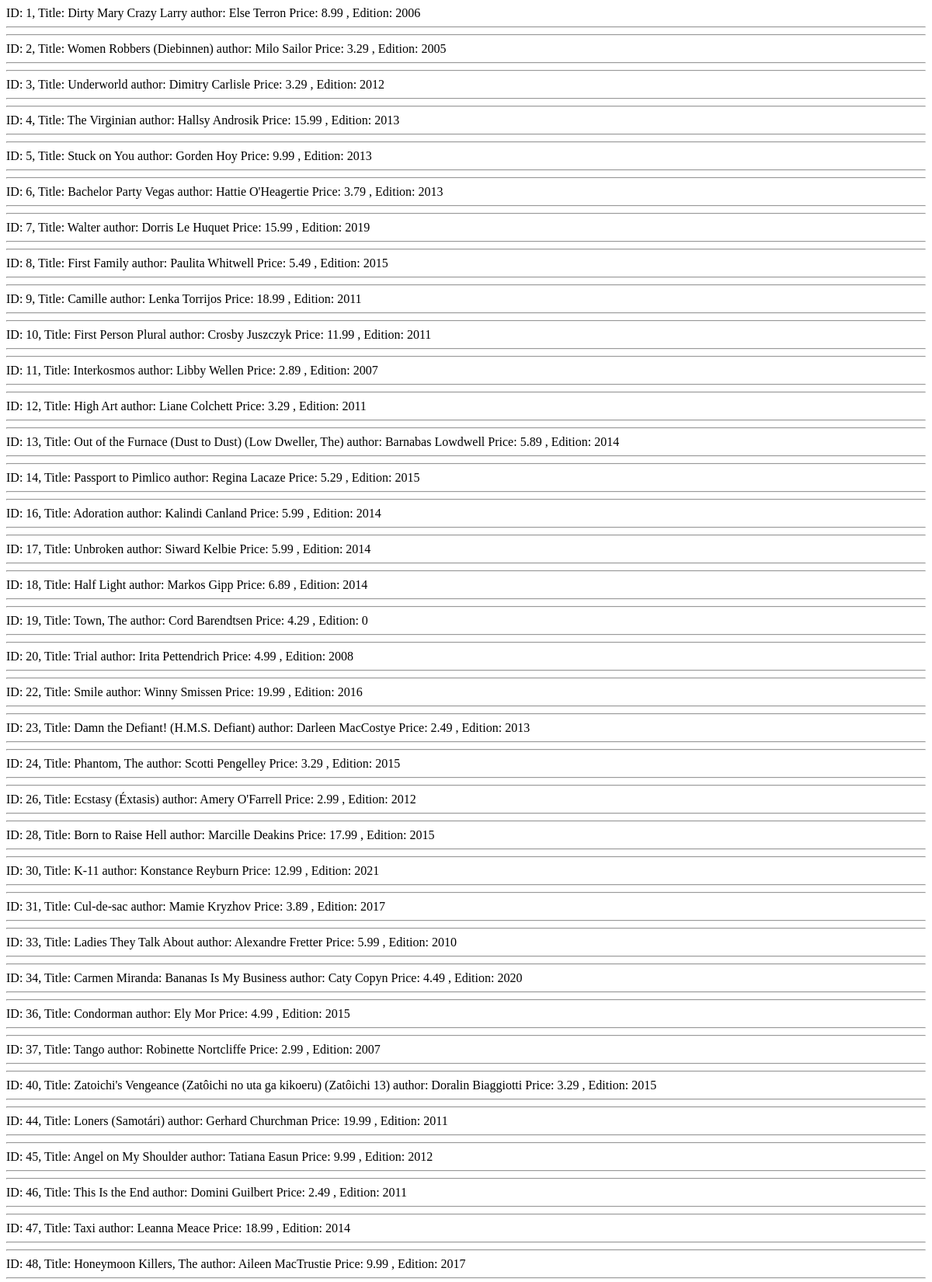
The page /books/task1/ (upper part) on the database its author committed.
### apps/bookmodule/models.py (models this page shows)
class Book(models.Model):
 title = models.CharField(max_length = 50)
 author = models.CharField(max_length = 50)
 price = models.FloatField(default = 0.0)
 edition = models.SmallIntegerField(default = 1)

### apps/bookmodule/views.py (the view)
# urls.py: path("task1/", views.task1, name="books.task1"),
def task1(request):
  books = Book.objects.filter(Q(price__lte = 20))
  return render(request, 'bookmodule/bookList.html', {'books':books})

### apps/templates/bookmodule/bookList.html (shortened to what this page needs)
<!DOCTYPE html>
<html lang="en">
      {% load static %}
<head>
 <link rel="stylesheet" href="{% static 'styles.css' %}">
</head>
<body>
   {%for book in books%}
     <div class="book-entry">
      ID: {{book.id}}, Title: {{book.title}} author: {{book.author}}
      Price: {{book.price}} , Edition: {{book.edition}}
      <hr>
     </div>
     <hr>
   {%endfor%}
</body>
</html>

### rows shown on the page
Book: id "1", title "Dirty Mary Crazy Larry", author "Else Terron", price "8.99", edition "2006"
Book: id "2", title "Women Robbers (Diebinnen)", author "Milo Sailor", price "3.29", edition "2005"
Book: id "3", title "Underworld", author "Dimitry Carlisle", price "3.29", edition "2012"
Book: id "4", title "The Virginian", author "Hallsy Androsik", price "15.99", edition "2013"
Book: id "5", title "Stuck on You", author "Gorden Hoy", price "9.99", edition "2013"
Book: id "6", title "Bachelor Party Vegas", author "Hattie O'Heagertie", price "3.79", edition "2013"
Book: id "7", title "Walter", author "Dorris Le Huquet", price "15.99", edition "2019"
Book: id "8", title "First Family", author "Paulita Whitwell", price "5.49", edition "2015"
Book: id "9", title "Camille", author "Lenka Torrijos", price "18.99", edition "2011"
Book: id "10", title "First Person Plural", author "Crosby Juszczyk", price "11.99", edition "2011"
Book: id "11", title "Interkosmos", author "Libby Wellen", price "2.89", edition "2007"
Book: id "12", title "High Art", author "Liane Colchett", price "3.29", edition "2011"
Book: id "13", title "Out of the Furnace (Dust to Dust) (Low Dweller, The)", author "Barnabas Lowdwell", price "5.89", edition "2014"
Book: id "14", title "Passport to Pimlico", author "Regina Lacaze", price "5.29", edition "2015"
Book: id "16", title "Adoration", author "Kalindi Canland", price "5.99", edition "2014"
Book: id "17", title "Unbroken", author "Siward Kelbie", price "5.99", edition "2014"
Book: id "18", title "Half Light", author "Markos Gipp", price "6.89", edition "2014"
Book: id "19", title "Town, The", author "Cord Barendtsen", price "4.29", edition "0"
Book: id "20", title "Trial", author "Irita Pettendrich", price "4.99", edition "2008"
Book: id "22", title "Smile", author "Winny Smissen", price "19.99", edition "2016"
Book: id "23", title "Damn the Defiant! (H.M.S. Defiant)", author "Darleen MacCostye", price "2.49", edition "2013"
Book: id "24", title "Phantom, The", author "Scotti Pengelley", price "3.29", edition "2015"
Book: id "26", title "Ecstasy (Éxtasis)", author "Amery O'Farrell", price "2.99", edition "2012"
Book: id "28", title "Born to Raise Hell", author "Marcille Deakins", price "17.99", edition "2015"
Book: id "30", title "K-11", author "Konstance Reyburn", price "12.99", edition "2021"
Book: id "31", title "Cul-de-sac", author "Mamie Kryzhov", price "3.89", edition "2017"
Book: id "33", title "Ladies They Talk About", author "Alexandre Fretter", price "5.99", edition "2010"
Book: id "34", title "Carmen Miranda: Bananas Is My Business", author "Caty Copyn", price "4.49", edition "2020"
Book: id "36", title "Condorman", author "Ely Mor", price "4.99", edition "2015"
Book: id "37", title "Tango", author "Robinette Nortcliffe", price "2.99", edition "2007"
Book: id "40", title "Zatoichi's Vengeance (Zatôichi no uta ga kikoeru) (Zatôichi 13)", author "Doralin Biaggiotti", price "3.29", edition "2015"
Book: id "44", title "Loners (Samotári)", author "Gerhard Churchman", price "19.99", edition "2011"
Book: id "45", title "Angel on My Shoulder", author "Tatiana Easun", price "9.99", edition "2012"
Book: id "46", title "This Is the End", author "Domini Guilbert", price "2.49", edition "2011"
Book: id "47", title "Taxi", author "Leanna Meace", price "18.99", edition "2014"
Book: id "48", title "Honeymoon Killers, The", author "Aileen MacTrustie", price "9.99", edition "2017"
